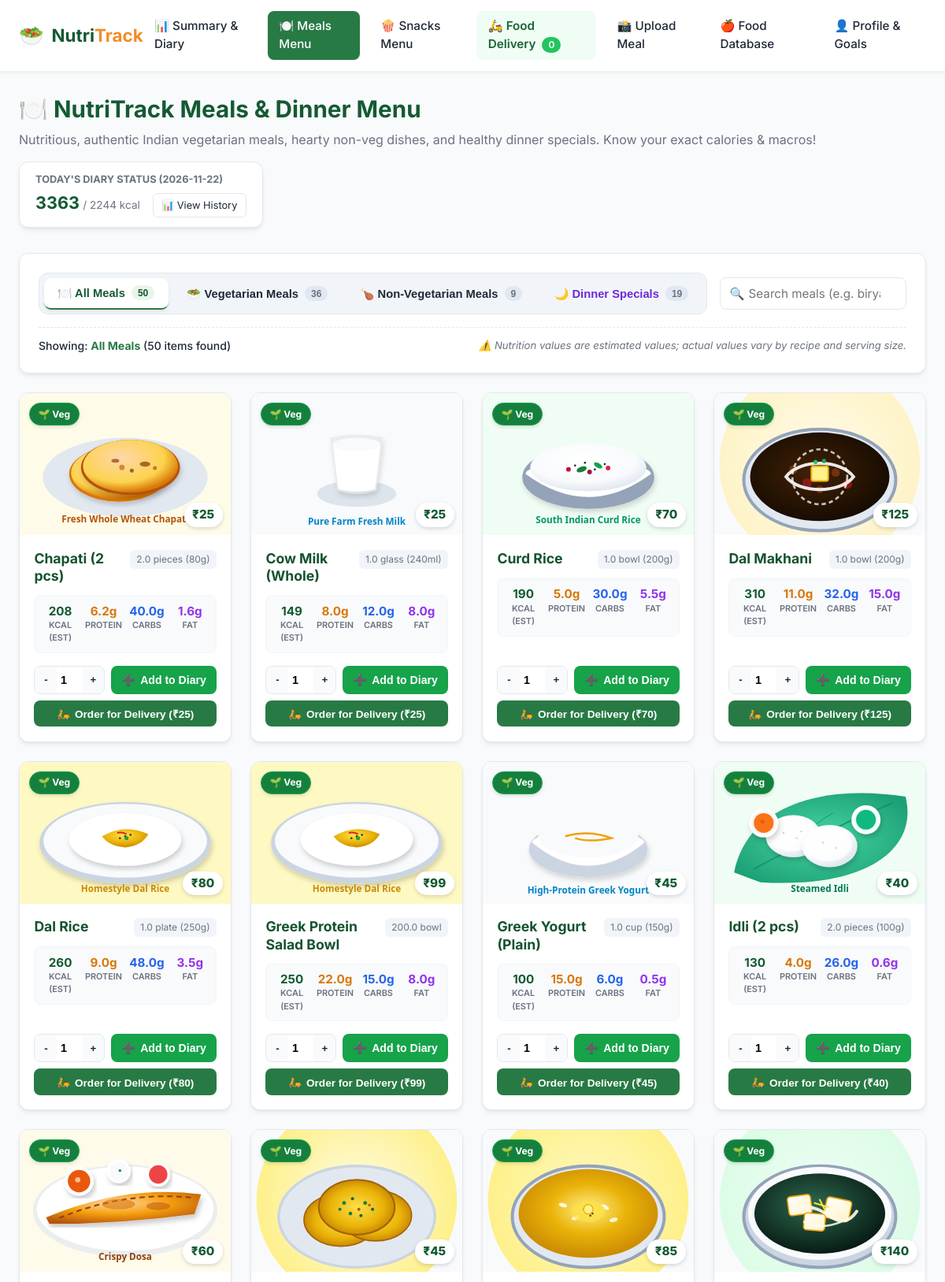
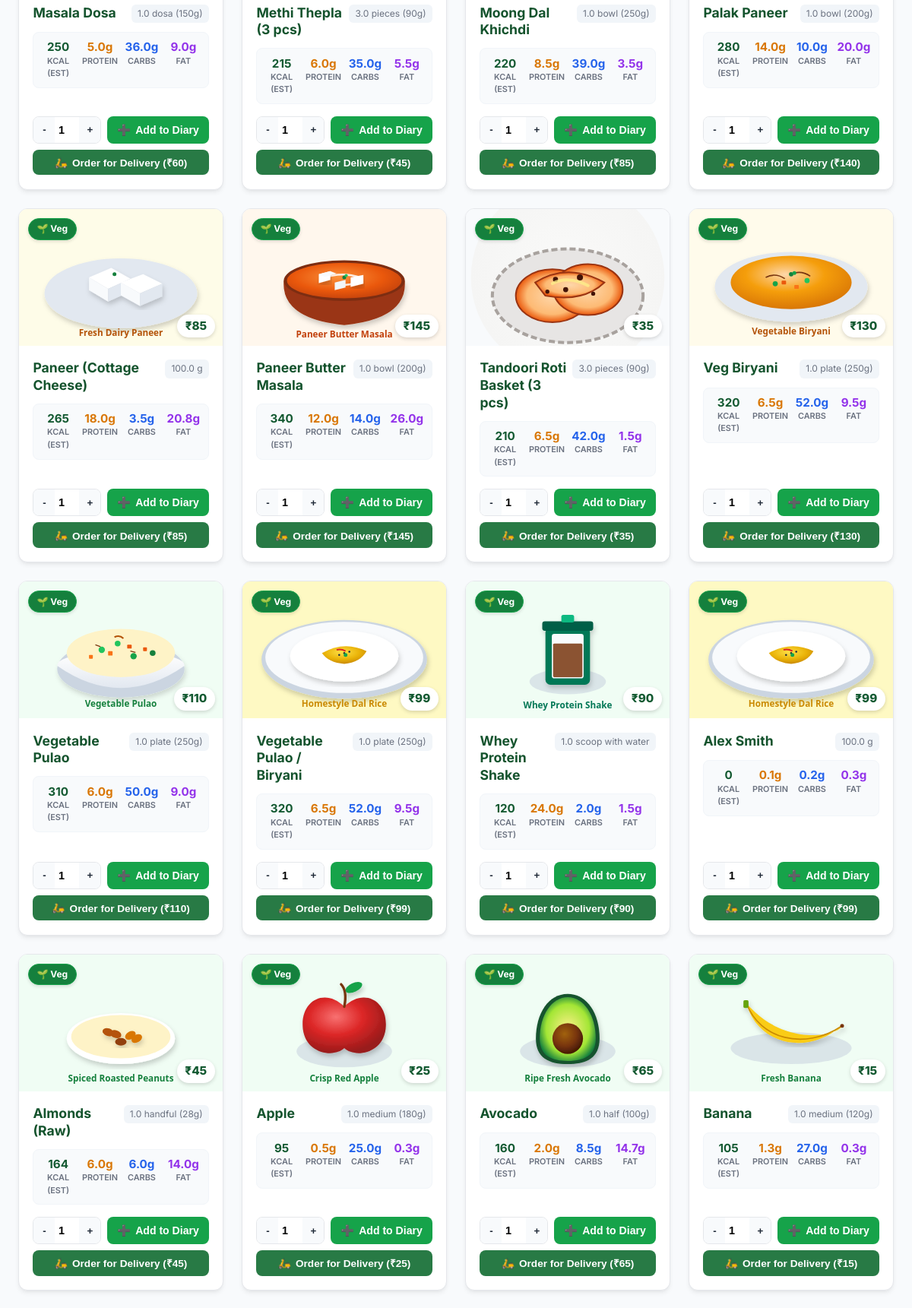
Page /meals (upper part) on the committed database (2 pictures, top to bottom).
### tables this page shows
CREATE TABLE user_profile (
            id INTEGER PRIMARY KEY AUTOINCREMENT,
            name TEXT NOT NULL DEFAULT 'User',
            age INTEGER NOT NULL DEFAULT 25,
            gender TEXT NOT NULL DEFAULT 'male',
            height_cm REAL NOT NULL DEFAULT 175.0,
            weight_kg REAL NOT NULL DEFAULT 70.0,
            activity_level TEXT NOT NULL DEFAULT 'moderately_active',
            goal TEXT NOT NULL DEFAULT 'maintenance',
            diet_preference TEXT NOT NULL DEFAULT 'all',
            daily_calorie_target REAL NOT NULL DEFAULT 2000.0,
            daily_protein_target REAL NOT NULL DEFAULT 120.0,
            daily_carb_target REAL NOT NULL DEFAULT 250.0,
            daily_fat_target REAL NOT NULL DEFAULT 60.0,
            updated_at TIMESTAMP DEFAULT CURRENT_TIMESTAMP
        );

CREATE TABLE foods (
            id INTEGER PRIMARY KEY AUTOINCREMENT,
            name TEXT UNIQUE NOT NULL,
            category TEXT NOT NULL,
            serving_size REAL NOT NULL DEFAULT 100.0,
            serving_unit TEXT NOT NULL DEFAULT 'g',
            calories REAL NOT NULL,
            protein REAL NOT NULL,
            carbs REAL NOT NULL,
            fat REAL NOT NULL,
            fiber REAL NOT NULL DEFAULT 0.0,
            diet_type TEXT NOT NULL DEFAULT 'all'
        , image_url TEXT, is_snack INTEGER DEFAULT 0, price REAL DEFAULT 99.0);

### app.py (the view)
@app.route("/meals", methods=["GET"])
def meals_view():
    veg_meals = database.get_meals(diet_filter="vegetarian")
    non_veg_meals = database.get_meals(diet_filter="non-veg")
    all_meals = database.get_meals()
    dinner_names = {
        'Palak Paneer', 'Dal Makhani', 'Butter Chicken', 'Chicken Korma',
        'Moong Dal Khichdi', 'Tandoori Roti Basket (3 pcs)', 'Methi Thepla (3 pcs)',
        'Grilled Fish with Steamed Veggies', 'Paneer Butter Masala', 'Veg Biryani', 'Chicken Biryani'
    }
    dinner_meals = [m for m in all_meals if m["name"] in dinner_names or "dinner" in m["category"].lower()]
    today_date = date.today().isoformat()
    daily_summary = database.get_daily_summary(today_date)
    return render_template(
        "meals.html",
        veg_meals=veg_meals,
        non_veg_meals=non_veg_meals,
        dinner_meals=dinner_meals,
        all_meals=all_meals,
        today_date=today_date,
        daily_summary=daily_summary,
        active_page="meals"
    )

### database.py (called while the page is built)
def get_db_connection():
    conn = sqlite3.connect(DB_PATH)
    conn.row_factory = sqlite3.Row
    return conn

def get_profile():
    init_db()
    conn = get_db_connection()
    profile = conn.execute("SELECT * FROM user_profile WHERE id = 1").fetchone()
    conn.close()
    return profile

def get_meals(diet_filter=None, search_query=None):
    init_db()
    conn = get_db_connection()
    query = "SELECT * FROM foods WHERE is_snack = 0"
    params = []
    if diet_filter in ["vegetarian", "veg"]:
        query += " AND diet_type IN ('vegetarian', 'vegan')"
    elif diet_filter in ["non-veg", "nonveg"]:
        query += " AND diet_type = 'non-veg'"
    if search_query:
        query += " AND (name LIKE ? OR category LIKE ?)"
        params.extend([f"%{search_query.strip()}%", f"%{search_query.strip()}%"])
    query += " ORDER BY diet_type DESC, name ASC"
    meals = conn.execute(query, params).fetchall()
    conn.close()
    return meals

def get_logs_for_date(date_str):
    init_db()
    conn = get_db_connection()
    logs = conn.execute(
        "SELECT * FROM meal_logs WHERE meal_date = ? ORDER BY id ASC",
        (date_str,)
    ).fetchall()
    conn.close()
    return logs

### templates/meals.html (shortened to what this page needs)
{% extends "base.html" %}
{% block content %}
<div class="page-header" style="display: flex; justify-content: space-between; align-items: flex-start; flex-wrap: wrap; gap: 1rem;">
    <div>
        <h1>🍽️ NutriTrack Meals & Dinner Menu</h1>
        <p>Nutritious, authentic Indian vegetarian meals, hearty non-veg dishes, and healthy dinner specials. Know your exact calories & macros!</p>
    </div>
    <div class="card" style="padding: 0.75rem 1.25rem; margin-bottom: 0; min-width: 280px; background: #ffffff; border: 1.5px solid var(--border);">
        <div style="font-size: 0.8rem; font-weight: 700; text-transform: uppercase; color: var(--text-muted); margin-bottom: 0.25rem;">
            Today's Diary Status ({{ today_date }})
        </div>
        <div style="display: flex; gap: 1rem; align-items: baseline;">
            <div>
                <span id="header_cal_display" style="font-size: 1.35rem; font-weight: 700; color: var(--primary-dark);">{{ daily_summary.total_calories|round|int }}</span>
                <span style="font-size: 0.85rem; color: var(--text-muted);">/ {{ daily_summary.target_calories|round|int }} kcal</span>
            </div>
            <a href="{{ url_for('summary_view') }}" class="btn-outline" style="padding: 0.3rem 0.65rem; font-size: 0.8rem; border-radius: 6px; text-decoration: none;">
                📊 View History
            </a>
        </div>
    </div>
</div>
<div class="card" style="margin-bottom: 1.5rem; background: #ffffff;">
    <div style="display: flex; justify-content: space-between; align-items: center; flex-wrap: wrap; gap: 1rem;">
        <div class="snack-tabs" role="tablist">
            <button type="button" class="snack-tab-btn active" id="tab_all" onclick="filterCategory('all', this)" role="tab" aria-selected="true">
                🍽️ All Meals <span class="tab-count" id="count_all">{{ all_meals|length }}</span>
            </button>
            <button type="button" class="snack-tab-btn veg-tab" id="tab_veg" onclick="filterCategory('vegetarian', this)" role="tab" aria-selected="false">
                🥗 Vegetarian Meals <span class="tab-count" id="count_veg">{{ veg_meals|length }}</span>
            </button>
            <button type="button" class="snack-tab-btn nonveg-tab" id="tab_nonveg" onclick="filterCategory('non-veg', this)" role="tab" aria-selected="false">
                🍗 Non-Vegetarian Meals <span class="tab-count" id="count_nonveg">{{ non_veg_meals|length }}</span>
            </button>
            <button type="button" class="snack-tab-btn" id="tab_dinner" onclick="filterCategory('dinner', this)" role="tab" aria-selected="false" style="border-color: #8b5cf6; color: #6d28d9;">
                🌙 Dinner Specials <span class="tab-count" id="count_dinner">{{ dinner_meals|length }}</span>
            </button>
        </div>
        <div style="display: flex; gap: 0.5rem; flex: 1; max-width: 360px;">
            <div style="position: relative; width: 100%;">
                <input type="text" id="meal_search" class="form-control" placeholder="Search meals (e.g. biryani, paneer, khichdi)..." oninput="handleSearch()" style="padding-left: 2.2rem; padding-right: 2rem;">
                <span style="position: absolute; left: 0.75rem; top: 50%; transform: translateY(-50%); color: var(--text-muted); font-size: 0.95rem;">🔍</span>
            </div>
        </div>
    </div>
    <div style="display: flex; justify-content: space-between; align-items: center; margin-top: 1rem; padding-top: 0.75rem; border-top: 1px dashed var(--border); flex-wrap: wrap; gap: 0.5rem;">
        <div style="font-size: 0.88rem; color: var(--text-dark); font-weight: 500;">
            Showing: <strong id="filter_label" style="color: var(--primary);">All Meals</strong>
            (<span id="visible_count">{{ all_meals|length }}</span> items found)
        </div>
        <div style="font-size: 0.82rem; color: var(--text-muted); font-style: italic;">
            ⚠️ Nutrition values are estimated values; actual values vary by recipe and serving size.
        </div>
    </div>
</div>
<div id="meals_container" class="snacks-grid">
    {% for meal in all_meals %}
    <div class="snack-card item-card {% if meal.diet_type in ['vegetarian', 'vegan'] %}theme-veg{% else %}theme-nonveg{% endif %}"
         data-id="{{ meal.id }}"
         data-name="{{ meal.name|lower }}"
         data-diet="{{ meal.diet_type }}"
         data-is-dinner="{% if 'dinner' in meal.category|lower or meal.name in ['Palak Paneer', 'Dal Makhani', 'Butter Chicken', 'Chicken Korma', 'Moong Dal Khichdi', 'Tandoori Roti Basket (3 pcs)', 'Methi Thepla (3 pcs)', 'Grilled Fish with Steamed Veggies', 'Paneer Butter Masala', 'Veg Biryani', 'Chicken Biryani'] %}true{% else %}false{% endif %}"
         data-cal="{{ meal.calories }}"
         data-pro="{{ meal.protein }}"
         data-carb="{{ meal.carbs }}"
         data-fat="{{ meal.fat }}">
        <div class="snack-image-wrap">
            <img src="{{ meal.image_url or url_for('static', filename='images/meals/' + meal.name|lower|replace(' ', '_') + '.svg') }}"
                 alt="{{ meal.name }}"
                 class="snack-img"
                 loading="lazy"
                 onerror="this.onerror=null; this.src='/static/images/meals/dal_rice.svg';">
            <div class="diet-badge-pill {% if meal.diet_type in ['vegetarian', 'vegan'] %}pill-veg{% else %}pill-nonveg{% endif %}">
                {% if meal.diet_type in ['vegetarian', 'vegan'] %}
                    🌱 Veg
                {% else %}
                    🍗 Non-Veg
                {% endif %}
            </div>
            <div style="position: absolute; bottom: 0.65rem; right: 0.65rem; background: #ffffff; padding: 0.25rem 0.65rem; border-radius: 999px; font-weight: 800; font-size: 0.95rem; color: var(--primary-dark); box-shadow: 0 2px 5px rgba(0,0,0,0.15);">
                ₹{{ meal.price|round|int if meal.price else 99 }}
            </div>
        </div>
        <div class="snack-card-body">
            <div class="snack-title-row">
                <h3 class="snack-title">{{ meal.name }}</h3>
                <span class="snack-serving-badge">{{ meal.serving_size }} {{ meal.serving_unit }}</span>
            </div>
            <div class="snack-macro-grid">
                <div class="macro-pill pill-cal" title="Calories">
                    <span class="macro-val">{{ meal.calories|round|int }}</span>
                    <span class="macro-lbl">kcal (est)</span>
                </div>
                <div class="macro-pill pill-pro" title="Protein">
                    <span class="macro-val">{{ meal.protein }}g</span>
                    <span class="macro-lbl">Protein</span>
                </div>
                <div class="macro-pill pill-carb" title="Carbohydrates">
                    <span class="macro-val">{{ meal.carbs }}g</span>
                    <span class="macro-lbl">Carbs</span>
                </div>
                <div class="macro-pill pill-fat" title="Healthy Fat">
                    <span class="macro-val">{{ meal.fat }}g</span>
                    <span class="macro-lbl">Fat</span>
                </div>
            </div>
            <div class="snack-action-row" style="flex-direction: column; gap: 0.5rem;">
                <div style="display: flex; gap: 0.5rem; width: 100%;">
                    <div class="qty-control">
                        <button type="button" class="qty-btn" onclick="adjustQty({{ meal.id }}, -1)">-</button>
                        <input type="number" id="qty_{{ meal.id }}" class="qty-field" value="1" min="1" max="10" readonly>
                        <button type="button" class="qty-btn" onclick="adjustQty({{ meal.id }}, 1)">+</button>
                    </div>
                    <button type="button"
                            class="btn btn-add-meal {% if meal.diet_type in ['vegetarian', 'vegan'] %}btn-veg-add{% else %}btn-nonveg-add{% endif %}"
                            id="btn_add_{{ meal.id }}"
                            style="flex: 1;"
                            onclick="addToMeals({{ meal.id }}, '{{ meal.name }}')">
                        <span class="btn-icon">➕</span>
                        <span class="btn-text">Add to Diary</span>
                    </button>
                </div>
                <button type="button"
                        class="btn btn-primary"
                        style="width: 100%; padding: 0.45rem 0.75rem; font-size: 0.85rem; display: flex; align-items: center; justify-content: center; gap: 0.4rem;"
                        onclick="addToDeliveryCart({{ meal.id }}, '{{ meal.name }}', {{ meal.price|round|int if meal.price else 99 }}, {{ meal.calories }}, {{ meal.protein }}, {{ meal.carbs }}, {{ meal.fat }}, '{{ meal.image_url or '' }}')">
                    <span>🛵</span>
                    <span>Order for Delivery (₹{{ meal.price|round|int if meal.price else 99 }})</span>
                </button>
            </div>
        </div>
    </div>
    {% endfor %}
</div>
{% endblock %}

### rows in the picture
user_profile: target_calories "2244"
foods: image_url (picture), diet_type "🌱 Veg", price "25", name "Chapati (2 pcs)", serving_size "2.0", serving_unit "pieces (80g)", calories "208", protein "6.2", carbs "40.0", fat "1.6"
foods: image_url (picture), diet_type "🌱 Veg", price "25", name "Cow Milk (Whole)", serving_size "1.0", serving_unit "glass (240ml)", calories "149", protein "8.0", carbs "12.0", fat "8.0"
foods: image_url (picture), diet_type "🌱 Veg", price "70", name "Curd Rice", serving_size "1.0", serving_unit "bowl (200g)", calories "190", protein "5.0", carbs "30.0", fat "5.5"
foods: image_url (picture), diet_type "🌱 Veg", price "125", name "Dal Makhani", serving_size "1.0", serving_unit "bowl (200g)", calories "310", protein "11.0", carbs "32.0", fat "15.0"
foods: image_url (picture), diet_type "🌱 Veg", price "80", name "Dal Rice", serving_size "1.0", serving_unit "plate (250g)", calories "260", protein "9.0", carbs "48.0", fat "3.5"
foods: diet_type "🌱 Veg", price "99", name "Greek Protein Salad Bowl", serving_size "200.0", serving_unit "bowl", calories "250", protein "22.0", carbs "15.0", fat "8.0"
foods: image_url (picture), diet_type "🌱 Veg", price "45", name "Greek Yogurt (Plain)", serving_size "1.0", serving_unit "cup (150g)", calories "100", protein "15.0", carbs "6.0", fat "0.5"
foods: image_url (picture), diet_type "🌱 Veg", price "40", name "Idli (2 pcs)", serving_size "2.0", serving_unit "pieces (100g)", calories "130", protein "4.0", carbs "26.0", fat "0.6"
foods: image_url (picture), diet_type "🌱 Veg", price "60", name "Masala Dosa", serving_size "1.0", serving_unit "dosa (150g)", calories "250", protein "5.0", carbs "36.0", fat "9.0"
foods: image_url (picture), diet_type "🌱 Veg", price "45", name "Methi Thepla (3 pcs)", serving_size "3.0", serving_unit "pieces (90g)", calories "215", protein "6.0", carbs "35.0", fat "5.5"
foods: image_url (picture), diet_type "🌱 Veg", price "85", name "Moong Dal Khichdi", serving_size "1.0", serving_unit "bowl (250g)", calories "220", protein "8.5", carbs "39.0", fat "3.5"
foods: image_url (picture), diet_type "🌱 Veg", price "140", name "Palak Paneer", serving_size "1.0", serving_unit "bowl (200g)", calories "280", protein "14.0", carbs "10.0", fat "20.0"
foods: image_url (picture), diet_type "🌱 Veg", price "85", name "Paneer (Cottage Cheese)", serving_size "100.0", serving_unit "g", calories "265", protein "18.0", carbs "3.5", fat "20.8"
foods: image_url (picture), diet_type "🌱 Veg", price "145", name "Paneer Butter Masala", serving_size "1.0", serving_unit "bowl (200g)", calories "340", protein "12.0", carbs "14.0", fat "26.0"
foods: image_url (picture), diet_type "🌱 Veg", price "35", name "Tandoori Roti Basket (3 pcs)", serving_size "3.0", serving_unit "pieces (90g)", calories "210", protein "6.5", carbs "42.0", fat "1.5"
foods: image_url (picture), diet_type "🌱 Veg", price "130", name "Veg Biryani", serving_size "1.0", serving_unit "plate (250g)", calories "320", protein "6.5", carbs "52.0", fat "9.5"
foods: image_url (picture), diet_type "🌱 Veg", price "110", name "Vegetable Pulao", serving_size "1.0", serving_unit "plate (250g)", calories "310", protein "6.0", carbs "50.0", fat "9.0"
foods: diet_type "🌱 Veg", price "99", name "Vegetable Pulao / Biryani", serving_size "1.0", serving_unit "plate (250g)", calories "320", protein "6.5", carbs "52.0", fat "9.5"
foods: image_url (picture), diet_type "🌱 Veg", price "90", name "Whey Protein Shake", serving_size "1.0", serving_unit "scoop with water", calories "120", protein "24.0", carbs "2.0", fat "1.5"
foods: diet_type "🌱 Veg", price "99", name "Alex Smith", serving_size "100.0", serving_unit "g", calories "0", protein "0.1", carbs "0.2", fat "0.3"
foods: image_url (picture), diet_type "🌱 Veg", price "45", name "Almonds (Raw)", serving_size "1.0", serving_unit "handful (28g)", calories "164", protein "6.0", carbs "6.0", fat "14.0"
foods: image_url (picture), diet_type "🌱 Veg", price "25", name "Apple", serving_size "1.0", serving_unit "medium (180g)", calories "95", protein "0.5", carbs "25.0", fat "0.3"
foods: image_url (picture), diet_type "🌱 Veg", price "65", name "Avocado", serving_size "1.0", serving_unit "half (100g)", calories "160", protein "2.0", carbs "8.5", fat "14.7"
foods: image_url (picture), diet_type "🌱 Veg", price "15", name "Banana", serving_size "1.0", serving_unit "medium (120g)", calories "105", protein "1.3", carbs "27.0", fat "0.3"

### other values in the picture
{{ daily_summary.total_calories|round|int }} "3363"
{{ all_meals|length }} "50"
{{ veg_meals|length }} "36"
{{ non_veg_meals|length }} "9"
{{ dinner_meals|length }} "19"
